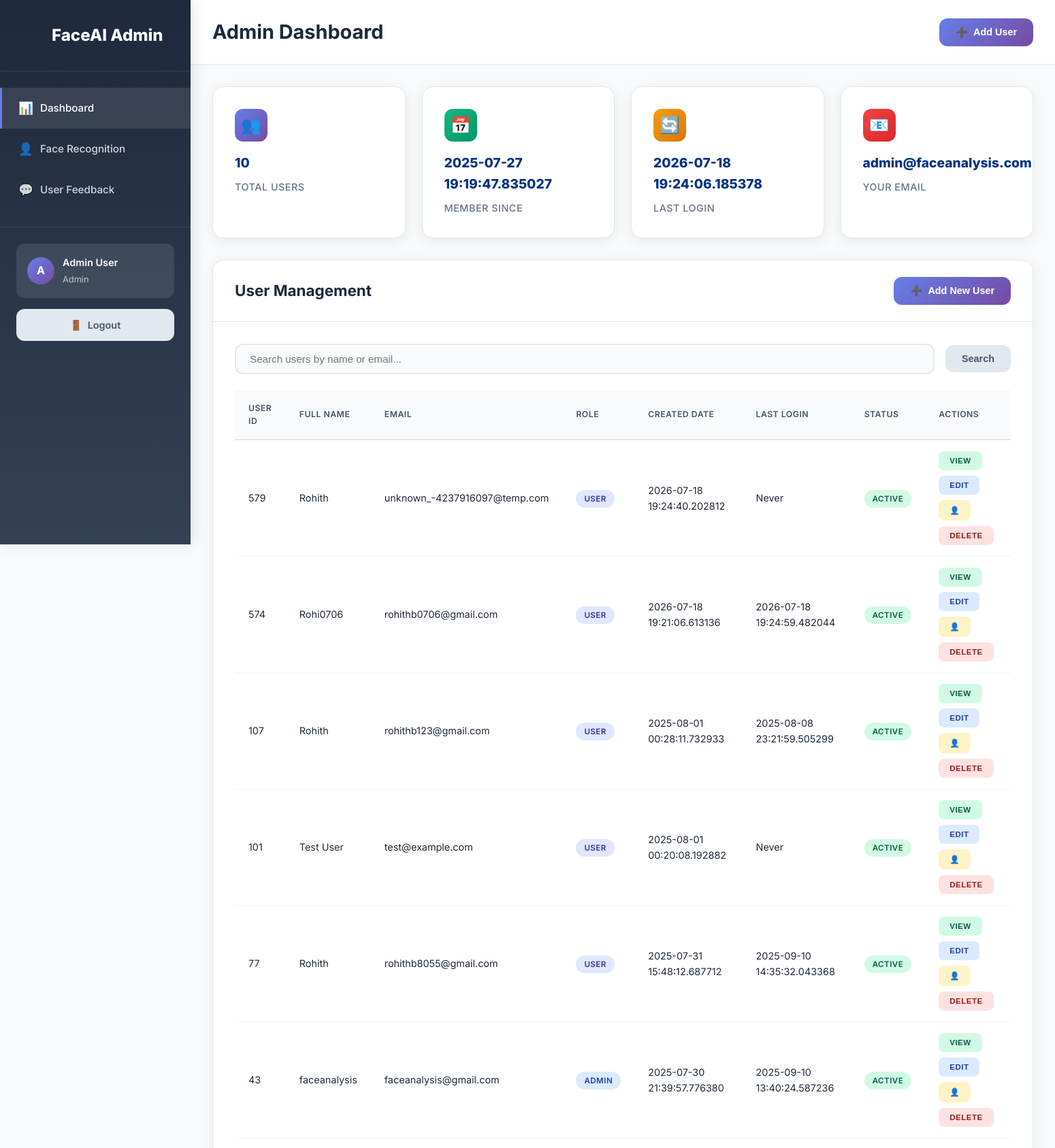
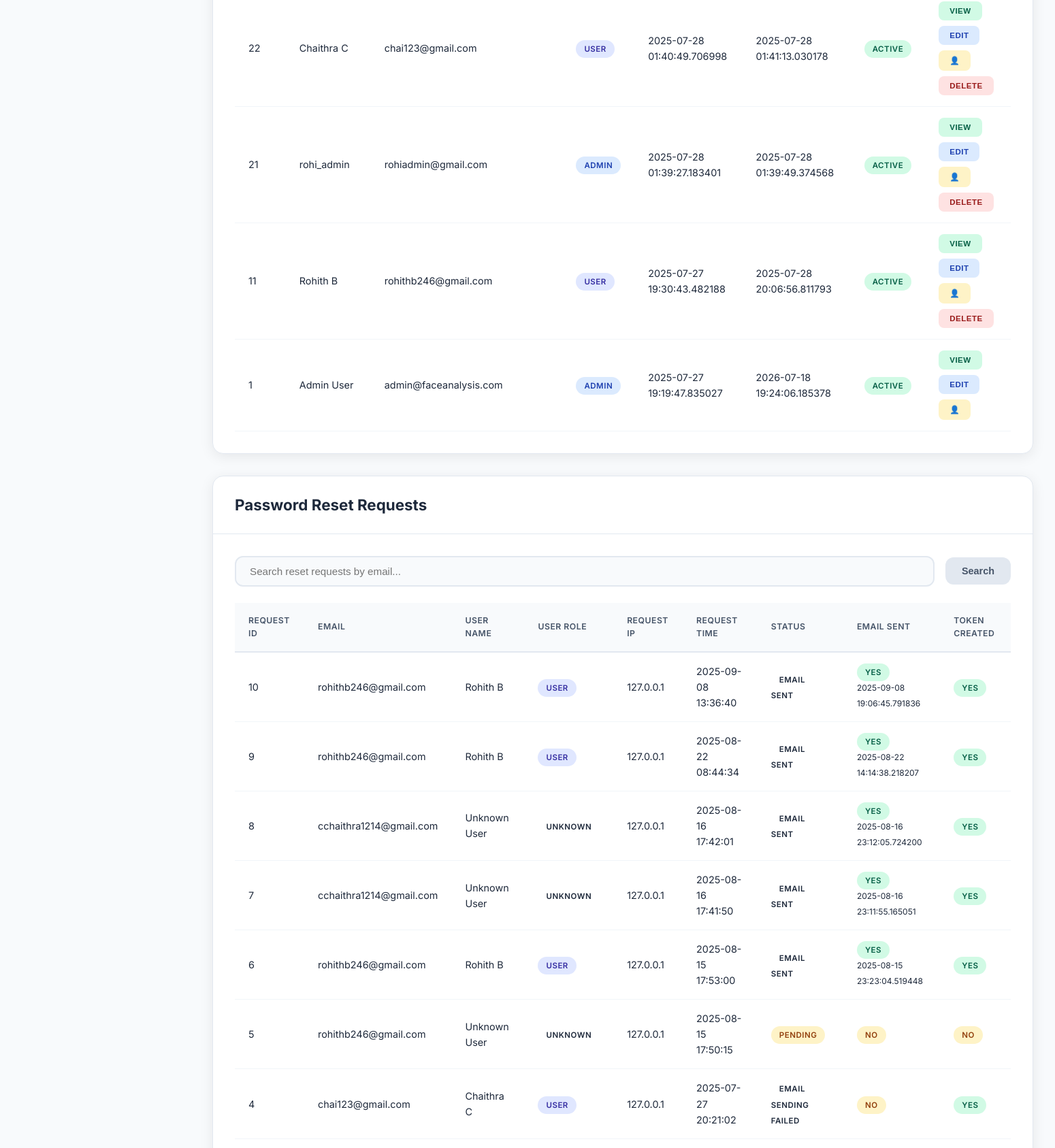
The page /admin (signed in, upper part) on the database its author committed (2 pictures, top to bottom).
### tables this page shows
CREATE TABLE users (
                id INTEGER PRIMARY KEY AUTOINCREMENT,
                full_name TEXT NOT NULL,
                email TEXT UNIQUE NOT NULL,
                password_hash TEXT NOT NULL,
                role TEXT DEFAULT 'user',
                created_at TIMESTAMP DEFAULT CURRENT_TIMESTAMP,
                last_login TIMESTAMP,
                is_active BOOLEAN DEFAULT 1
            );

CREATE TABLE password_reset_requests (
                id INTEGER PRIMARY KEY AUTOINCREMENT,
                email TEXT NOT NULL,
                user_id INTEGER,
                request_ip TEXT,
                request_time TIMESTAMP DEFAULT CURRENT_TIMESTAMP,
                status TEXT DEFAULT 'pending',
                email_sent BOOLEAN DEFAULT 0,
                email_sent_time TIMESTAMP,
                token_created TEXT,
                FOREIGN KEY (user_id) REFERENCES users (id)
            );

### app.py (the view)
@app.route('/admin')
def admin():
    if 'user_id' not in session:
        return redirect(url_for('login'))
    user = db.get_user_by_id(session['user_id'])
    if not user:
        return redirect(url_for('login'))
    if user['role'] != 'admin':
        return redirect(url_for('face_analysis'))
    all_users = db.get_all_users()
    password_reset_requests = db.get_password_reset_requests()
    return render_template('admin.html', user=user, all_users=all_users, password_reset_requests=password_reset_requests)

### database.py (called while the page is built)
    def get_user_by_id(self, user_id):
        conn = sqlite3.connect(self.db_path)
        cursor = conn.cursor()
        cursor.execute('''
            SELECT id, full_name, email, password_hash, role, created_at, last_login, is_active
            FROM users WHERE id = ?
        ''', (user_id,))
        user_data = cursor.fetchone()
        conn.close()
        if user_data:
            return {
                'id': user_data[0],
                'full_name': user_data[1],
                'email': user_data[2],
                'password_hash': user_data[3],
                'role': user_data[4],
                'created_at': user_data[5],
                'last_login': user_data[6],
                'is_active': user_data[7]
            }
        return None

    def get_all_users(self):
        conn = sqlite3.connect(self.db_path)
        cursor = conn.cursor()
        cursor.execute('''
            SELECT id, full_name, email, role, created_at, last_login, is_active
            FROM users ORDER BY created_at DESC
        ''')
        users_data = cursor.fetchall()
        conn.close()
        users = {}
        for user_data in users_data:
            users[user_data[0]] = {
                'id': user_data[0],
                'full_name': user_data[1],
                'email': user_data[2],
                'role': user_data[3],
                'created_at': user_data[4],
                'last_login': user_data[5],
                'is_active': user_data[6]
            }
        return users

### templates/admin.html (shortened to what this page needs)
<!DOCTYPE html>
<html lang="en">
<head>
    <link rel="stylesheet" href="https://cdn.jsdelivr.net/npm/aos@2.3.4/dist/aos.css" />
</head>
<body>
    <div class="admin-layout">
        <aside class="sidebar" id="sidebar">
                    <div class="sidebar-header">
            <div class="sidebar-logo">
                <div class="sidebar-logo-icon">
                </div>
                <span>FaceAI Admin</span>
            </div>
        </div>
            <nav class="sidebar-nav">
                <a href="{{ url_for('admin') }}" class="nav-item active">
                    <span class="nav-item-icon">📊</span>
                    <span class="nav-item-text">Dashboard</span>
                </a>
                <a href="{{ url_for('face_recognition_page') }}" class="nav-item">
                    <span class="nav-item-icon">👤</span>
                    <span class="nav-item-text">Face Recognition</span>
                </a>
                <a href="#" class="nav-item" onclick="showSection('feedback')">
                    <span class="nav-item-icon">💬</span>
                    <span class="nav-item-text">User Feedback</span>
                </a>
            </nav>
            <div class="sidebar-footer">
                <div class="user-info">
                    <div class="user-avatar">
                        {{ user.full_name[0].upper() }}
                    </div>
                    <div class="user-details">
                        <h4>{{ user.full_name }}</h4>
                        <p>{{ user.role.title() }}</p>
                </div>
                </div>
                <div style="margin-top: 16px;">
                    <a href="{{ url_for('logout') }}" class="btn btn-secondary" style="width: 100%; justify-content: center;">
                        <span>🚪</span>
                        <span>Logout</span>
                    </a>
                </div>
            </div>
        </aside>
        <main class="main-content">
            <header class="top-bar">
                <div>
                    <h1 class="page-title">Admin Dashboard</h1>
                </div>
                <div class="top-bar-actions">
                    <button class="btn btn-primary" onclick="showAddUserModal()">
                        <span>➕</span>
                        <span>Add User</span>
                    </button>
                </div>
        </header>
            <div class="dashboard-content">
                <div class="stats-grid">
                    <div class="stat-card" data-aos="fade-up" data-aos-delay="100">
                        <div class="stat-header">
                            <div class="stat-icon users">👥</div>
                        </div>
                    <div class="stat-number">{{ all_users|length }}</div>
                    <div class="stat-label">Total Users</div>
                </div>
                    <div class="stat-card" data-aos="fade-up" data-aos-delay="200">
                        <div class="stat-header">
                            <div class="stat-icon date">📅</div>
                        </div>
                    <div class="stat-number">{{ user.created_at.split('T')[0] if user else 'N/A' }}</div>
                    <div class="stat-label">Member Since</div>
                </div>
                    <div class="stat-card" data-aos="fade-up" data-aos-delay="300">
                        <div class="stat-header">
                            <div class="stat-icon login">🔄</div>
                        </div>
                    <div class="stat-number">{{ user.last_login.split('T')[0] if user and user.last_login else 'Never' }}</div>
                    <div class="stat-label">Last Login</div>
                </div>
                    <div class="stat-card" data-aos="fade-up" data-aos-delay="400">
                        <div class="stat-header">
                            <div class="stat-icon email">📧</div>
                        </div>
                    <div class="stat-number">{{ user.email }}</div>
                    <div class="stat-label">Your Email</div>
                </div>
                    </div>
                <div class="content-section" data-aos="fade-up" data-aos-delay="500">
                    <div class="section-header">
                        <h2 class="section-title">User Management</h2>
                        <div class="section-actions">
                            <button class="btn btn-primary" onclick="showAddUserModal()">
                                <span>➕</span>
                                <span>Add New User</span>
                            </button>
                    </div>
                    </div>
                    <div class="section-content">
                        <div class="search-container">
                            <input type="text" id="searchInput" class="search-input" placeholder="Search users by name or email...">
                            <button class="btn btn-secondary" onclick="searchUsers()">Search</button>
                </div>
                        <div class="table-container">
                            <table class="data-table" id="usersTable">
                    <thead>
                        <tr>
                            <th>User ID</th>
                            <th>Full Name</th>
                            <th>Email</th>
                            <th>Role</th>
                            <th>Created Date</th>
                            <th>Last Login</th>
                            <th>Status</th>
                            <th>Actions</th>
                        </tr>
                    </thead>
                    <tbody>
                        {% for user_id, user_data in all_users.items() %}
                        <tr>
                            <td>{{ user_data.id }}</td>
                            <td>{{ user_data.full_name }}</td>
                            <td>{{ user_data.email }}</td>
                            <td>
                                <span class="role-badge role-{{ user_data.role }}">
                                    {{ user_data.role.title() }}
                                </span>
                            </td>
                            <td>{{ user_data.created_at.split('T')[0] if 'T' in user_data.created_at else user_data.created_at }}</td>
                            <td>{{ user_data.last_login.split('T')[0] if user_data.last_login and 'T' in user_data.last_login else (user_data.last_login if user_data.last_login else 'Never') }}</td>
                            <td>
                                            <span class="status-badge status-active">Active</span>
                            </td>
                            <td>
                                            <div class="action-buttons">
                                <button class="action-btn btn-view" onclick="viewUser('{{ user_data.id }}')">View</button>
                                <button class="action-btn btn-edit" onclick="editUser('{{ user_data.id }}')">Edit</button>
                                <button class="action-btn btn-face" onclick="registerFace('{{ user_data.id }}')" title="Register Face">👤</button>
                                {% if user_data.id != user.id %}
                                <button class="action-btn btn-delete" onclick="deleteUser('{{ user_data.id }}')">Delete</button>
                                {% endif %}
                                            </div>
                            </td>
                        </tr>
                        {% endfor %}
                    </tbody>
                </table>
                </div>
                    </div>
                </div>
                <div class="content-section" data-aos="fade-up" data-aos-delay="600">
                    <div class="section-header">
                        <h2 class="section-title">Password Reset Requests</h2>
                    </div>
                    <div class="section-content">
                        <div class="search-container">
                            <input type="text" id="resetSearchInput" class="search-input" placeholder="Search reset requests by email...">
                            <button class="btn btn-secondary" onclick="searchResetRequests()">Search</button>
                </div>
                        <div class="table-container">
                            <table class="data-table" id="resetRequestsTable">
                    <thead>
                        <tr>
                            <th>Request ID</th>
                            <th>Email</th>
                            <th>User Name</th>
                            <th>User Role</th>
                            <th>Request IP</th>
                            <th>Request Time</th>
                            <th>Status</th>
                            <th>Email Sent</th>
                            <th>Token Created</th>
                        </tr>
                    </thead>
                    <tbody>
                        {% for request in password_reset_requests %}
                        <tr>
                            <td>{{ request.id }}</td>
                            <td>{{ request.email }}</td>
                            <td>{{ request.user_name }}</td>
                            <td>
                                <span class="role-badge role-{{ request.user_role }}">
                                    {{ request.user_role.title() }}
                                </span>
                            </td>
                            <td>{{ request.request_ip }}</td>
                            <td>{{ request.request_time.split('T')[0] if 'T' in request.request_time else request.request_time }}</td>
                            <td>
                                <span class="status-badge status-{{ request.status.replace('_', '-') }}">
                                    {{ request.status.replace('_', ' ').title() }}
                                </span>
                            </td>
                            <td>
                                {% if request.email_sent %}
                                    <span class="status-badge status-success">Yes</span>
                                    {% if request.email_sent_time %}
                                        <br><small>{{ request.email_sent_time.split('T')[0] if 'T' in request.email_sent_time else request.email_sent_time }}</small>
                                    {% endif %}
                                {% else %}
                                    <span class="status-badge status-pending">No</span>
                                {% endif %}
                            </td>
                            <td>
                                {% if request.token_created %}
                                    <span class="status-badge status-success">Yes</span>
                                {% else %}
                                    <span class="status-badge status-pending">No</span>
                                {% endif %}
                            </td>
                        </tr>
                        {% endfor %}
                    </tbody>
                </table>
                </div>
                    </div>
                        </div>
                    </div>
        </main>
    </div>
</body>
</html>

### rows shown on the page
users: full_name "A", full_name "Admin User", role "Admin", created_at "2025-07-27 19:19:47.835027", last_login "2026-07-18 19:24:06.185378", email "admin@faceanalysis.com", id "1", full_name "Admin User", email "admin@faceanalysis.com", role "ADMIN", created_at "2025-07-27 19:19:47.835027", last_login.split "2026-07-18 19:24:06.185378"
users: id "579", full_name "Rohith", email "unknown_-4237916097@temp.com", role "USER", created_at "2026-07-18 19:24:40.202812", last_login.split "Never"
users: id "574", full_name "Rohi0706", email "rohithb0706@gmail.com", role "USER", created_at "2026-07-18 19:21:06.613136", last_login.split "2026-07-18 19:24:59.482044"
users: id "107", full_name "Rohith", email "rohithb123@gmail.com", role "USER", created_at "2025-08-01 00:28:11.732933", last_login.split "2025-08-08 23:21:59.505299"
users: id "101", full_name "Test User", email "test@example.com", role "USER", created_at "2025-08-01 00:20:08.192882"
users: id "77", full_name "Rohith", email "rohithb8055@gmail.com", role "USER", created_at "2025-07-31 15:48:12.687712", last_login.split "2025-09-10 14:35:32.043368"
users: id "43", full_name "faceanalysis", email "faceanalysis@gmail.com", role "ADMIN", created_at "2025-07-30 21:39:57.776380", last_login.split "2025-09-10 13:40:24.587236"
users: id "22", full_name "Chaithra C", email "chai123@gmail.com", role "USER", created_at "2025-07-28 01:40:49.706998", last_login.split "2025-07-28 01:41:13.030178"
users: id "21", full_name "rohi_admin", email "rohiadmin@gmail.com", role "ADMIN", created_at "2025-07-28 01:39:27.183401", last_login.split "2025-07-28 01:39:49.374568"
users: id "11", full_name "Rohith B", email "rohithb246@gmail.com", role "USER", created_at "2025-07-27 19:30:43.482188", last_login.split "2025-07-28 20:06:56.811793"
password_reset_requests: id "10", email "rohithb246@gmail.com", user_name "Rohith B", user_role "USER", request_ip "127.0.0.1", request_time "2025-09-08 13:36:40", status.replace "EMAIL SENT", email_sent_time "2025-09-08 19:06:45.791836", shows "YES"
password_reset_requests: id "9", email "rohithb246@gmail.com", user_name "Rohith B", user_role "USER", request_ip "127.0.0.1", request_time "2025-08-22 08:44:34", status.replace "EMAIL SENT", email_sent_time "2025-08-22 14:14:38.218207", shows "YES"
password_reset_requests: id "8", email "cchaithra1214@gmail.com", user_name "Unknown User", user_role "UNKNOWN", request_ip "127.0.0.1", request_time "2025-08-16 17:42:01", status.replace "EMAIL SENT", email_sent_time "2025-08-16 23:12:05.724200", shows "YES"
password_reset_requests: id "7", email "cchaithra1214@gmail.com", user_name "Unknown User", user_role "UNKNOWN", request_ip "127.0.0.1", request_time "2025-08-16 17:41:50", status.replace "EMAIL SENT", email_sent_time "2025-08-16 23:11:55.165051", shows "YES"
password_reset_requests: id "6", email "rohithb246@gmail.com", user_name "Rohith B", user_role "USER", request_ip "127.0.0.1", request_time "2025-08-15 17:53:00", status.replace "EMAIL SENT", email_sent_time "2025-08-15 23:23:04.519448", shows "YES"
password_reset_requests: id "5", email "rohithb246@gmail.com", user_name "Unknown User", user_role "UNKNOWN", request_ip "127.0.0.1", request_time "2025-08-15 17:50:15", status.replace "PENDING", email_sent "NO"
password_reset_requests: id "4", email "chai123@gmail.com", user_name "Chaithra C", user_role "USER", request_ip "127.0.0.1", request_time "2025-07-27 20:21:02", status.replace "EMAIL SENDING FAILED", email_sent "NO", shows "YES"

### other values the page prints
{{ all_users|length }} "10"
